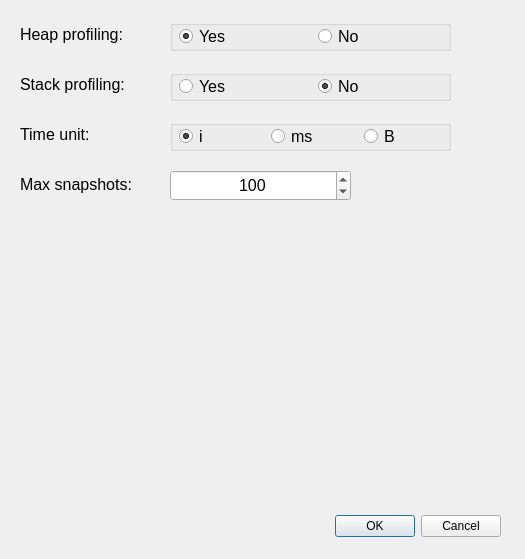
<?xml version="1.0" encoding="UTF-8"?>
<ui version="4.0">
 <class>MassifOptionsWindow</class>
 <widget class="QDialog" name="MassifOptionsWindow">
  <property name="geometry">
   <rect>
    <x>0</x>
    <y>0</y>
    <width>525</width>
    <height>559</height>
   </rect>
  </property>
  <property name="windowTitle">
   <string>Options</string>
  </property>
  <widget class="QDialogButtonBox" name="buttonBox">
   <property name="geometry">
    <rect>
     <x>160</x>
     <y>510</y>
     <width>341</width>
     <height>32</height>
    </rect>
   </property>
   <property name="orientation">
    <enum>Qt::Orientation::Horizontal</enum>
   </property>
   <property name="standardButtons">
    <set>QDialogButtonBox::StandardButton::Cancel|QDialogButtonBox::StandardButton::Ok</set>
   </property>
  </widget>
  <widget class="QLabel" name="lbHeapProfiling">
   <property name="geometry">
    <rect>
     <x>20</x>
     <y>20</y>
     <width>141</width>
     <height>29</height>
    </rect>
   </property>
   <property name="font">
    <font>
     <pointsize>12</pointsize>
    </font>
   </property>
   <property name="text">
    <string>Heap profiling:</string>
   </property>
   <property name="alignment">
    <set>Qt::AlignmentFlag::AlignLeading|Qt::AlignmentFlag::AlignLeft|Qt::AlignmentFlag::AlignVCenter</set>
   </property>
  </widget>
  <widget class="QLabel" name="lbStackProfiling">
   <property name="geometry">
    <rect>
     <x>20</x>
     <y>70</y>
     <width>141</width>
     <height>29</height>
    </rect>
   </property>
   <property name="font">
    <font>
     <pointsize>12</pointsize>
    </font>
   </property>
   <property name="text">
    <string>Stack profiling:</string>
   </property>
   <property name="alignment">
    <set>Qt::AlignmentFlag::AlignLeading|Qt::AlignmentFlag::AlignLeft|Qt::AlignmentFlag::AlignVCenter</set>
   </property>
  </widget>
  <widget class="QLabel" name="lbTimeUnit">
   <property name="geometry">
    <rect>
     <x>20</x>
     <y>120</y>
     <width>141</width>
     <height>29</height>
    </rect>
   </property>
   <property name="font">
    <font>
     <pointsize>12</pointsize>
    </font>
   </property>
   <property name="lineWidth">
    <number>0</number>
   </property>
   <property name="text">
    <string>Time unit:</string>
   </property>
   <property name="alignment">
    <set>Qt::AlignmentFlag::AlignLeading|Qt::AlignmentFlag::AlignLeft|Qt::AlignmentFlag::AlignVCenter</set>
   </property>
  </widget>
  <widget class="QGroupBox" name="groupBox">
   <property name="geometry">
    <rect>
     <x>170</x>
     <y>20</y>
     <width>281</width>
     <height>31</height>
    </rect>
   </property>
   <property name="title">
    <string/>
   </property>
   <property name="flat">
    <bool>true</bool>
   </property>
   <widget class="QWidget" name="horizontalLayoutWidget">
    <property name="geometry">
     <rect>
      <x>9</x>
      <y>-1</y>
      <width>271</width>
      <height>35</height>
     </rect>
    </property>
    <layout class="QHBoxLayout" name="horizontalLayout">
     <item>
      <widget class="QRadioButton" name="rbHeapYes">
       <property name="font">
        <font>
         <pointsize>12</pointsize>
        </font>
       </property>
       <property name="text">
        <string>Yes</string>
       </property>
       <property name="checked">
        <bool>true</bool>
       </property>
      </widget>
     </item>
     <item>
      <widget class="QRadioButton" name="rbHeapNo">
       <property name="font">
        <font>
         <pointsize>12</pointsize>
        </font>
       </property>
       <property name="text">
        <string>No</string>
       </property>
      </widget>
     </item>
    </layout>
   </widget>
  </widget>
  <widget class="QGroupBox" name="groupBox_2">
   <property name="geometry">
    <rect>
     <x>170</x>
     <y>70</y>
     <width>281</width>
     <height>31</height>
    </rect>
   </property>
   <property name="title">
    <string/>
   </property>
   <property name="flat">
    <bool>true</bool>
   </property>
   <widget class="QWidget" name="horizontalLayoutWidget_2">
    <property name="geometry">
     <rect>
      <x>9</x>
      <y>-1</y>
      <width>271</width>
      <height>35</height>
     </rect>
    </property>
    <layout class="QHBoxLayout" name="horizontalLayout_2">
     <item>
      <widget class="QRadioButton" name="rbStackYes">
       <property name="font">
        <font>
         <pointsize>12</pointsize>
        </font>
       </property>
       <property name="text">
        <string>Yes</string>
       </property>
      </widget>
     </item>
     <item>
      <widget class="QRadioButton" name="rbStackNo">
       <property name="font">
        <font>
         <pointsize>12</pointsize>
        </font>
       </property>
       <property name="text">
        <string>No</string>
       </property>
       <property name="checked">
        <bool>true</bool>
       </property>
      </widget>
     </item>
    </layout>
   </widget>
  </widget>
  <widget class="QGroupBox" name="groupBox_3">
   <property name="geometry">
    <rect>
     <x>170</x>
     <y>120</y>
     <width>281</width>
     <height>31</height>
    </rect>
   </property>
   <property name="title">
    <string/>
   </property>
   <property name="flat">
    <bool>true</bool>
   </property>
   <widget class="QWidget" name="horizontalLayoutWidget_3">
    <property name="geometry">
     <rect>
      <x>9</x>
      <y>-1</y>
      <width>271</width>
      <height>35</height>
     </rect>
    </property>
    <layout class="QHBoxLayout" name="horizontalLayout_3">
     <item>
      <widget class="QRadioButton" name="rbTimeUnitI">
       <property name="font">
        <font>
         <pointsize>12</pointsize>
        </font>
       </property>
       <property name="text">
        <string>i</string>
       </property>
       <property name="checked">
        <bool>true</bool>
       </property>
      </widget>
     </item>
     <item>
      <widget class="QRadioButton" name="rbTimeUnitMs">
       <property name="font">
        <font>
         <pointsize>12</pointsize>
        </font>
       </property>
       <property name="text">
        <string>ms</string>
       </property>
      </widget>
     </item>
     <item>
      <widget class="QRadioButton" name="rbTimeUnitB">
       <property name="font">
        <font>
         <pointsize>12</pointsize>
        </font>
       </property>
       <property name="text">
        <string>B</string>
       </property>
      </widget>
     </item>
    </layout>
   </widget>
  </widget>
  <widget class="QLabel" name="lbMaxSnapshots">
   <property name="geometry">
    <rect>
     <x>20</x>
     <y>170</y>
     <width>141</width>
     <height>29</height>
    </rect>
   </property>
   <property name="font">
    <font>
     <pointsize>12</pointsize>
    </font>
   </property>
   <property name="lineWidth">
    <number>0</number>
   </property>
   <property name="text">
    <string>Max snapshots:</string>
   </property>
   <property name="alignment">
    <set>Qt::AlignmentFlag::AlignLeading|Qt::AlignmentFlag::AlignLeft|Qt::AlignmentFlag::AlignVCenter</set>
   </property>
  </widget>
  <widget class="QSpinBox" name="sbMaxSnapshots">
   <property name="geometry">
    <rect>
     <x>170</x>
     <y>170</y>
     <width>181</width>
     <height>31</height>
    </rect>
   </property>
   <property name="font">
    <font>
     <pointsize>12</pointsize>
    </font>
   </property>
   <property name="alignment">
    <set>Qt::AlignmentFlag::AlignCenter</set>
   </property>
   <property name="maximum">
    <number>999999</number>
   </property>
   <property name="value">
    <number>100</number>
   </property>
  </widget>
  <widget class="QLabel" name="lbHeapProfilingHelp">
   <property name="geometry">
    <rect>
     <x>470</x>
     <y>20</y>
     <width>41</width>
     <height>29</height>
    </rect>
   </property>
   <property name="font">
    <font>
     <pointsize>12</pointsize>
    </font>
   </property>
   <property name="text">
    <string/>
   </property>
   <property name="alignment">
    <set>Qt::AlignmentFlag::AlignLeading|Qt::AlignmentFlag::AlignLeft|Qt::AlignmentFlag::AlignVCenter</set>
   </property>
  </widget>
  <widget class="QLabel" name="lbStackProfilingHelp">
   <property name="geometry">
    <rect>
     <x>470</x>
     <y>70</y>
     <width>41</width>
     <height>29</height>
    </rect>
   </property>
   <property name="font">
    <font>
     <pointsize>12</pointsize>
    </font>
   </property>
   <property name="text">
    <string/>
   </property>
   <property name="alignment">
    <set>Qt::AlignmentFlag::AlignLeading|Qt::AlignmentFlag::AlignLeft|Qt::AlignmentFlag::AlignVCenter</set>
   </property>
  </widget>
  <widget class="QLabel" name="lbTimeUnitHelp">
   <property name="geometry">
    <rect>
     <x>470</x>
     <y>120</y>
     <width>41</width>
     <height>29</height>
    </rect>
   </property>
   <property name="font">
    <font>
     <pointsize>12</pointsize>
    </font>
   </property>
   <property name="text">
    <string/>
   </property>
   <property name="alignment">
    <set>Qt::AlignmentFlag::AlignLeading|Qt::AlignmentFlag::AlignLeft|Qt::AlignmentFlag::AlignVCenter</set>
   </property>
  </widget>
  <widget class="QLabel" name="lbMaxSnapshotsHelp">
   <property name="geometry">
    <rect>
     <x>470</x>
     <y>170</y>
     <width>41</width>
     <height>29</height>
    </rect>
   </property>
   <property name="font">
    <font>
     <pointsize>12</pointsize>
    </font>
   </property>
   <property name="text">
    <string/>
   </property>
   <property name="alignment">
    <set>Qt::AlignmentFlag::AlignLeading|Qt::AlignmentFlag::AlignLeft|Qt::AlignmentFlag::AlignVCenter</set>
   </property>
  </widget>
 </widget>
 <resources/>
 <connections>
  <connection>
   <sender>buttonBox</sender>
   <signal>accepted()</signal>
   <receiver>MassifOptionsWindow</receiver>
   <slot>accept()</slot>
   <hints>
    <hint type="sourcelabel">
     <x>248</x>
     <y>254</y>
    </hint>
    <hint type="destinationlabel">
     <x>157</x>
     <y>274</y>
    </hint>
   </hints>
  </connection>
  <connection>
   <sender>buttonBox</sender>
   <signal>rejected()</signal>
   <receiver>MassifOptionsWindow</receiver>
   <slot>reject()</slot>
   <hints>
    <hint type="sourcelabel">
     <x>316</x>
     <y>260</y>
    </hint>
    <hint type="destinationlabel">
     <x>286</x>
     <y>274</y>
    </hint>
   </hints>
  </connection>
 </connections>
</ui>
